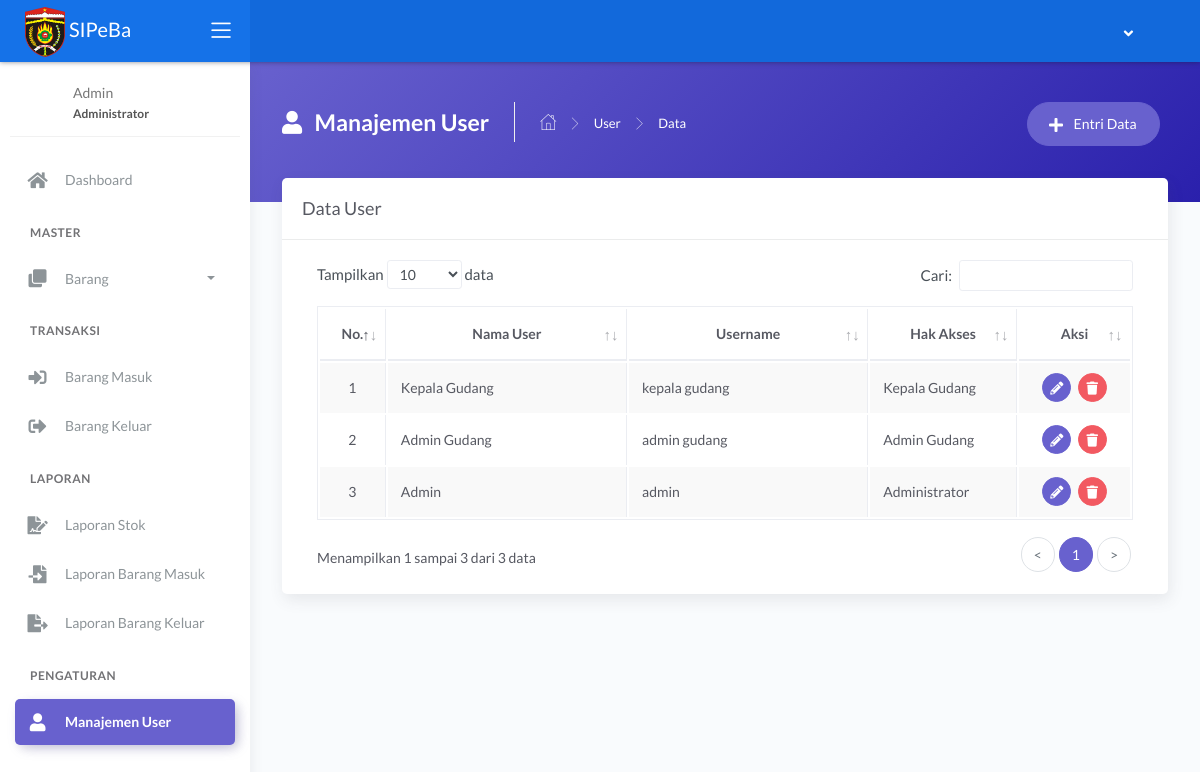
Page /main.php?module=user (signed in) on the earlier database version.
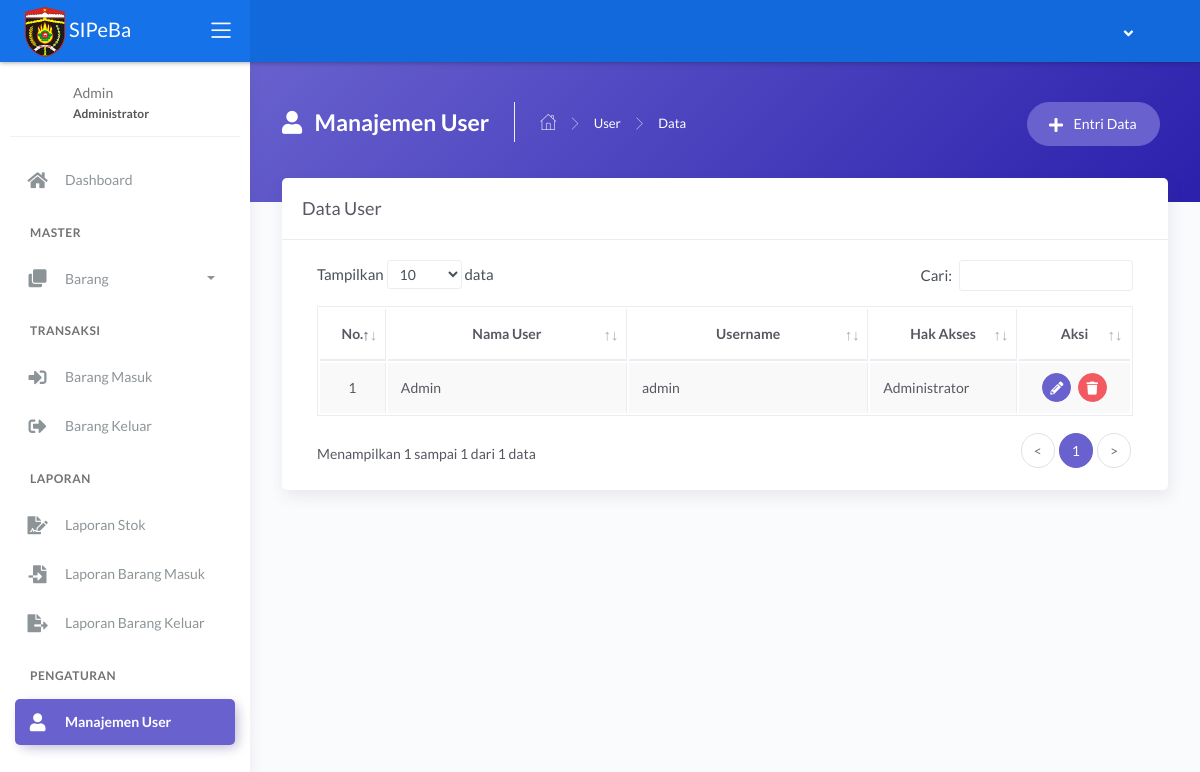
Same page on the later database version.
### tables this page shows
CREATE TABLE `tbl_user` (
  `id_user` int(11) NOT NULL,
  `nama_user` varchar(30) NOT NULL,
  `username` varchar(30) NOT NULL,
  `password` varchar(255) NOT NULL,
  `hak_akses` enum('Administrator','Admin Gudang','Kepala Gudang') NOT NULL
);

### modules/user/tampil_data.php (the view, shortened to what this page needs)
<?php
if (basename($_SERVER['PHP_SELF']) === basename(__FILE__)) {
  header('location: 404.html');
}
else {
?>
  <div class="panel-header bg-secondary-gradient">
    <div class="page-inner py-45">
      <div class="d-flex align-items-left align-items-md-top flex-column flex-md-row">
        <div class="page-header text-white">
          <h4 class="page-title text-white"><i class="fas fa-user mr-2"></i> Manajemen User</h4>
          <ul class="breadcrumbs">
            <li class="nav-home"><a href="?module=dashboard"><i class="flaticon-home text-white"></i></a></li>
            <li class="separator"><i class="flaticon-right-arrow"></i></li>
            <li class="nav-item"><a href="?module=user" class="text-white">User</a></li>
            <li class="separator"><i class="flaticon-right-arrow"></i></li>
            <li class="nav-item"><a>Data</a></li>
          </ul>
        </div>
        <div class="ml-md-auto py-2 py-md-0">
          <a href="?module=form_entri_user" class="btn btn-secondary btn-round mr-2">
            <span class="btn-label"><i class="fa fa-plus mr-2"></i></span> Entri Data
          </a>
        </div>
      </div>
    </div>
  </div>
  <div class="page-inner mt--5">
    <div class="card">
      <div class="card-header">
        <div class="card-title">Data User</div>
      </div>
      <div class="card-body">
        <div class="table-responsive">
          <table id="basic-datatables" class="display table table-bordered table-striped table-hover">
            <thead>
              <tr>
                <th class="text-center">No.</th>
                <th class="text-center">Nama User</th>
                <th class="text-center">Username</th>
                <th class="text-center">Hak Akses</th>
                <th class="text-center">Aksi</th>
              </tr>
            </thead>
            <tbody>
              <?php
              $no = 1;
              $query = mysqli_query($mysqli, "SELECT id_user, nama_user, username, hak_akses FROM tbl_user ORDER BY id_user DESC")
                                              or die('Ada kesalahan pada query tampil data : ' . mysqli_error($mysqli));
              while ($data = mysqli_fetch_assoc($query)) { ?>
                <tr>
                  <td width="30" class="text-center"><?php echo $no++; ?></td>
                  <td width="180"><?php echo $data['nama_user']; ?></td>
                  <td width="180"><?php echo $data['username']; ?></td>
                  <td width="100"><?php echo $data['hak_akses']; ?></td>
                  <td width="70" class="text-center">
                    <div>
                      <a href="?module=form_ubah_user&id=<?php echo $data['id_user']; ?>" class="btn btn-icon btn-round btn-secondary btn-sm mr-md-1" data-toggle="tooltip" data-placement="top" title="Ubah">
                        <i class="fas fa-pencil-alt fa-sm"></i>
                      </a>
                      <a href="modules/user/proses_hapus.php?id=<?php echo $data['id_user']; ?>" onclick="return confirm('Anda yakin ingin menghapus data user dengan username <?php echo $data['username']; ?>?')" class="btn btn-icon btn-round btn-danger btn-sm" data-toggle="tooltip" data-placement="top" title="Hapus">
                        <i class="fas fa-trash fa-sm"></i>
                      </a>
                    </div>
                  </td>
                </tr>
              <?php } ?>
            </tbody>
          </table>
        </div>
      </div>
    </div>
  </div>
<?php } ?>

Differences in the rows shown:
removed tbl_user: nama_user "Kepala Gudang", username "kepala gudang", hak_akses "Kepala Gudang"
removed tbl_user: nama_user "Admin Gudang", username "admin gudang", hak_akses "Admin Gudang"
Other differences:
text written by a page script: "Tampilkan data Cari: Menampilkan 1 sampai 3 dari 3 data < 1 >" → "Tampilkan data Cari: Menampilkan 1 sampai 1 dari 1 data < 1 >"
